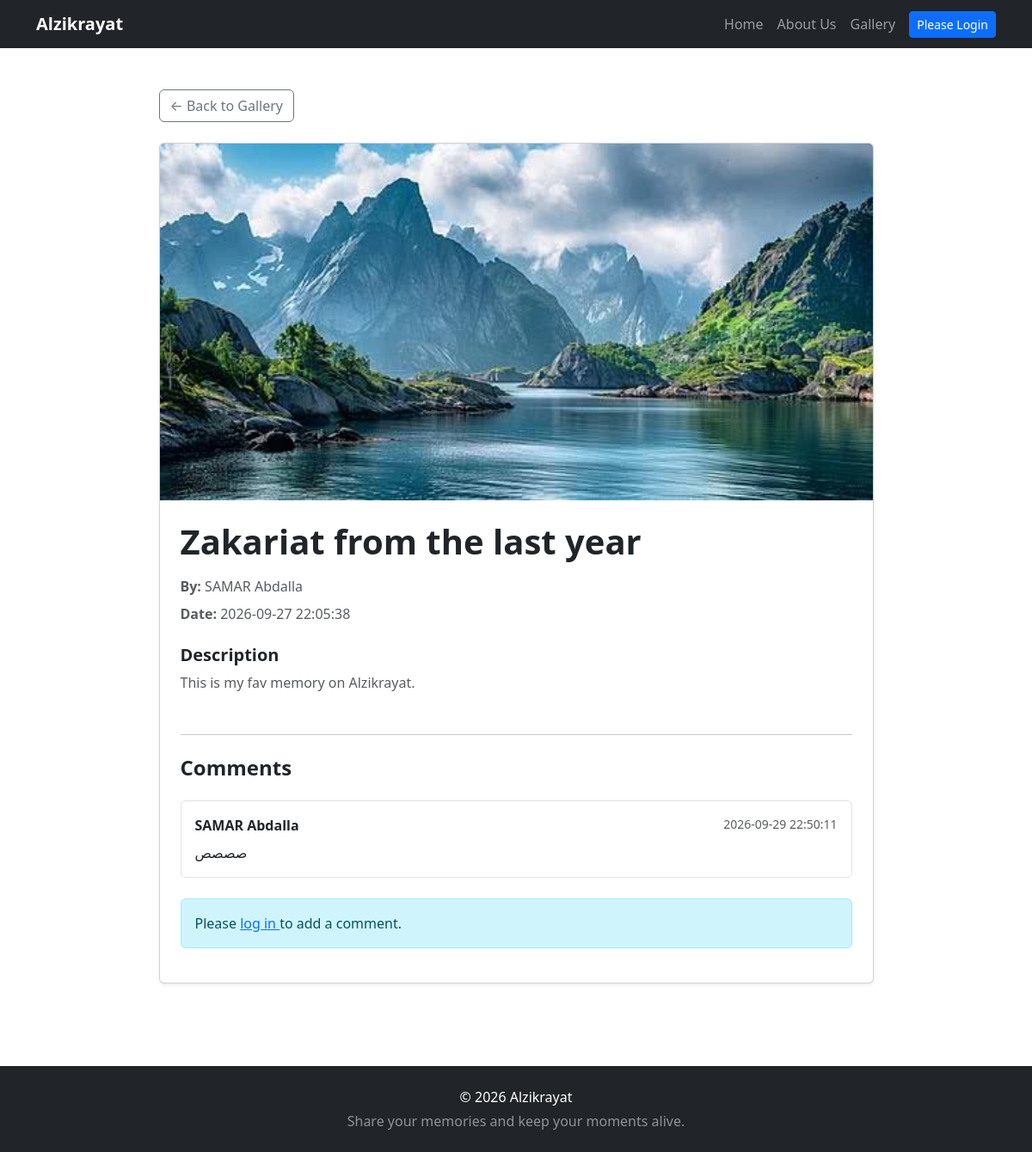
Page /public/photos/2 on the committed database.
### tables this page shows
CREATE TABLE `photos` (
  `id` int(11) NOT NULL,
  `user_id` int(11) NOT NULL,
  `file_name` varchar(255) NOT NULL,
  `title` varchar(200) NOT NULL,
  `description` text DEFAULT NULL,
  `date_time` timestamp NOT NULL DEFAULT current_timestamp()
);

CREATE TABLE `users` (
  `id` int(11) NOT NULL,
  `first_name` varchar(50) NOT NULL,
  `last_name` varchar(50) NOT NULL,
  `email` varchar(100) NOT NULL,
  `password` varchar(255) NOT NULL,
  `location` varchar(100) DEFAULT NULL,
  `description` text DEFAULT NULL,
  `occupation` varchar(100) DEFAULT NULL
);

CREATE TABLE `comments` (
  `id` int(11) NOT NULL,
  `photo_id` int(11) NOT NULL,
  `user_id` int(11) NOT NULL,
  `comment` text NOT NULL,
  `date_time` timestamp NOT NULL DEFAULT current_timestamp()
);

### core/Controller.php (called while the page is built, shortened)
<?php
class Controller
{
    protected function view($viewPath, $data = [])
    {
        $fullPath = __DIR__ . '/../views/' . $viewPath . '.php';
        extract($data);
        require $fullPath;
    }
}

### controllers/PhotoController.php (called while the page is built, shortened)
<?php
require_once __DIR__ . '/../core/Controller.php';
require_once __DIR__ . '/../models/Photo.php';
require_once __DIR__ . '/../models/Comment.php';
class PhotoController extends Controller
{
    private Photo $photoModel;
    private Comment $commentModel;
    public function __construct()
    {
        $this->photoModel = new Photo();
        $this->commentModel = new Comment();
    }
    public function show($id)
{
    $photo = $this->photoModel->getById((int) $id);
    $comments = $this->commentModel->getByPhotoId(
        (int) $id
    );
    $canComment = false;
    $this->view('photos/show', [
        'photo' => $photo,
        'comments' => $comments,
        'canComment' => $canComment
    ]);
}
}

### public/index.php (called while the page is built, shortened)
<?php
require_once __DIR__ . '/../core/Router.php';
require_once __DIR__ . '/../core/Controller.php';
require_once __DIR__ . '/../controllers/PhotoController.php';
$router = new Router();
$router->add(
    'GET',
    '/',
    ['HomeController', 'index']
);
$router->add(
    'GET',
    '/auth',
    ['AuthController', 'showAuth']
);
$router->add(
    'GET',
    '/auth/register',
    ['AuthController', 'showRegister']
);
$router->add(
    'POST',
    '/auth/register',
    ['AuthController', 'register']
);
$router->add(
    'POST',
    '/auth/login',
    ['AuthController', 'login']
);
$router->add(
    'GET',
    '/auth/logout',
    ['AuthController', 'logout']
);
$router->add(
    'GET',
    '/photos',
    ['PhotoController', 'index']
);
$router->add(
    'GET',
    '/photos/create',
    ['PhotoController', 'create']
);
$router->add(
    'POST',
    '/photos/store',
    ['PhotoController', 'store']
);
$router->add(
    'GET',
    '/photos/{id}',
    ['PhotoController', 'show']
);
$router->add(
    'GET',
    '/photos/{id}/edit',
    ['PhotoController', 'edit']
);
$router->add(
    'POST',
    '/photos/{id}/update',
    ['PhotoController', 'update']
);
$router->add(
    'POST',
    '/photos/{id}/delete',
    ['PhotoController', 'delete']
);
$router->add(
    'POST',
    '/photos/{id}/comments',
    ['CommentController', 'store']
);
$requestMethod = $_SERVER['REQUEST_METHOD'];
$requestPath = parse_url(
    $_SERVER['REQUEST_URI'],
    PHP_URL_PATH
);
$basePath = '/alzikrayat/public';
if (strpos($requestPath, $basePath) === 0) {
    $requestPath = substr(
        $requestPath,
        strlen($basePath)
    );
}
$router->dispatch(
    $requestMethod,
    $requestPath
);

### config/database.php (called while the page is built)
<?php
class Database
{
    private $host = "localhost";
    private $databaseName = "alzikrayat";
    private $username = "root";
    private $password = "";
    public function connect()
    {
        try {
            $connection = new PDO(
                "mysql:host={$this->host};dbname={$this->databaseName};charset=utf8mb4",
                $this->username,
                $this->password
            );
            $connection->setAttribute(
                PDO::ATTR_ERRMODE,
                PDO::ERRMODE_EXCEPTION
            );
            return $connection;
        } catch (PDOException $exception) {
            die("Database connection failed: " . $exception->getMessage());
        }
    }
}

### models/Photo.php (called while the page is built, shortened)
<?php
require_once __DIR__ . '/../config/database.php';
class Photo
{
    private PDO $db;
    public function __construct()
    {
        $database = new Database();
        $this->db = $database->connect();
    }
    public function getById(int $id)
    {
        $sql = "
            SELECT
                Photos.id,
                Photos.user_id,
                Photos.file_name,
                Photos.title,
                Photos.description,
                Photos.date_time,
                Users.first_name,
                Users.last_name
            FROM Photos
            INNER JOIN Users
                ON Photos.user_id = Users.id
            WHERE Photos.id = :id
        ";
        $stmt = $this->db->prepare($sql);
        $stmt->execute([
            ':id' => $id
        ]);
        return $stmt->fetch(PDO::FETCH_ASSOC);
    }
}

### models/Comment.php (called while the page is built, shortened)
<?php
require_once __DIR__ . '/../config/database.php';
class Comment
{
    private PDO $db;
    public function __construct()
    {
        $database = new Database();
        $this->db = $database->connect();
    }
    public function getByPhotoId(int $photoId): array
    {
        $sql = "
            SELECT
                Comments.id,
                Comments.photo_id,
                Comments.user_id,
                Comments.comment,
                Comments.date_time,
                Users.first_name,
                Users.last_name
            FROM Comments
            INNER JOIN Users
                ON Comments.user_id = Users.id
            WHERE Comments.photo_id = :photo_id
            ORDER BY Comments.date_time ASC
        ";
        $stmt = $this->db->prepare($sql);
        $stmt->execute([
            ':photo_id' => $photoId
        ]);
        return $stmt->fetchAll(PDO::FETCH_ASSOC);
    }
}

### views/photos/show.php (the view, shortened to what this page needs)
<?php
require __DIR__ . '/../layout/header.php';
?>
<main class="container py-5">
    <div class="row justify-content-center">
        <div class="col-lg-9">
            <a
                href="/alzikrayat/public/photos"
                class="btn btn-outline-secondary mb-4"
            >
                ← Back to Gallery
            </a>
            <div class="card shadow-sm overflow-hidden">
                <img
                    src="/alzikrayat/public/images/uploads/<?= htmlspecialchars(
                        $photo['file_name'],
                        ENT_QUOTES,
                        'UTF-8'
                    ) ?>"
                    class="img-fluid w-100"
                    alt="<?= htmlspecialchars(
                        $photo['title'],
                        ENT_QUOTES,
                        'UTF-8'
                    ) ?>"
                    style="max-height: 650px; object-fit: contain;"
                >
                <div class="card-body p-4">
                    <h1 class="fw-bold mb-3">
                        <?= htmlspecialchars(
                            $photo['title'],
                            ENT_QUOTES,
                            'UTF-8'
                        ) ?>
                    </h1>
                    <p class="text-muted mb-2">
                        <strong>By:</strong>
                        <?= htmlspecialchars(
                            $photo['first_name'] . ' ' . $photo['last_name'],
                            ENT_QUOTES,
                            'UTF-8'
                        ) ?>
                    </p>
                    <p class="text-muted mb-4">
                        <strong>Date:</strong>
                        <?= htmlspecialchars(
                            $photo['date_time'],
                            ENT_QUOTES,
                            'UTF-8'
                        ) ?>
                    </p>
                    <?php if (!empty($photo['description'])): ?>
                        <div class="mb-5">
                            <h2 class="h5 fw-bold">
                                Description
                            </h2>
                            <p class="text-muted">
                                <?= nl2br(
                                    htmlspecialchars(
                                        $photo['description'],
                                        ENT_QUOTES,
                                        'UTF-8'
                                    )
                                ) ?>
                            </p>
                        </div>
                    <?php endif; ?>
                    <hr>
                    <section class="mt-4">
                        <h2 class="h4 fw-bold mb-4">
                            Comments
                        </h2>
                        <?php if (empty($comments)): ?>
                            <div class="alert alert-light border">
                                No comments yet.
                                Be the first to comment!
                            </div>
                        <?php else: ?>
                            <?php foreach ($comments as $comment): ?>
                                <div class="border rounded p-3 mb-3">
                                    <div class="d-flex justify-content-between">
                                        <strong>
                                            <?= htmlspecialchars(
                                                $comment['first_name'] .
                                                ' ' .
                                                $comment['last_name'],
                                                ENT_QUOTES,
                                                'UTF-8'
                                            ) ?>
                                        </strong>
                                        <small class="text-muted">
                                            <?= htmlspecialchars(
                                                $comment['date_time'],
                                                ENT_QUOTES,
                                                'UTF-8'
                                            ) ?>
                                        </small>
                                    </div>
                                    <p class="mb-0 mt-2">
                                        <?= nl2br(
                                            htmlspecialchars(
                                                $comment['comment'],
                                                ENT_QUOTES,
                                                'UTF-8'
                                            )
                                        ) ?>
                                    </p>
                                </div>
                            <?php endforeach; ?>
                        <?php endif; ?>
                        <?php if (!isset($_SESSION['user_id'])): ?>
                            <div class="alert alert-info mt-4">
                                Please
                                <a href="/alzikrayat/public/auth">
                                    log in
                                </a>
                                to add a comment.
                            </div>
                        <?php else: ?>
                            <div class="alert alert-secondary mt-4">
                                You have already commented on this photo.
                            </div>
                        <?php endif; ?>
                    </section>
                </div>
            </div>
        </div>
    </div>
</main>
<?php
require __DIR__ . '/../layout/footer.php';
?>

### core/Router.php (shortened to what this page needs)
<?php
class Router
{
    private $routes = [];
    public function add($method, $routePath, $controllerAction)
    {
        $this->routes[] = [
            'method' => strtoupper($method),
            'path' => $routePath,
            'action' => $controllerAction
        ];
    }
    public function dispatch($requestMethod, $requestPath)
    {
        foreach ($this->routes as $route) {
            if ($route['method'] !== strtoupper($requestMethod)) {
                continue;
            }
            $pattern = preg_replace(
                '/\{([a-zA-Z]+)\}/',
                '([^/]+)',
                $route['path']
            );
            $pattern = '#^' . $pattern . '$#';
            if (preg_match($pattern, $requestPath, $matches)) {
                array_shift($matches);
                $controllerMethod = $route['action'][1];
                $controller = new $controllerClass();
                call_user_func_array(
                    [$controller, $controllerMethod],
                    $matches
                );
                return;
            }
        }
    }
}

### views/layout/header.php (shortened to what this page needs)
<?php
$isLoggedIn = isset($_SESSION['user_id']);
$firstName = $_SESSION['first_name'] ?? '';
?>
<!DOCTYPE html>
<html lang="en">
<head>
    <link
        href="https://cdn.jsdelivr.net/npm/bootstrap@5.3.3/dist/css/bootstrap.min.css"
        rel="stylesheet"
    >
<link
    rel="stylesheet"
    href="/alzikrayat/public/css/style.css"
>
</head>
<body>
<nav class="navbar navbar-expand-lg navbar-dark bg-dark sticky-top">
    <div class="container">
        <a
            class="navbar-brand fw-bold"
            href="/alzikrayat/public/"
        >
            Alzikrayat
        </a>
        <div
            class="collapse navbar-collapse"
            id="mainNavigation"
        >
            <ul class="navbar-nav ms-auto align-items-lg-center">
                <li class="nav-item">
                    <a
                        class="nav-link"
                        href="/alzikrayat/public/"
                    >
                        Home
                    </a>
                </li>
                <li class="nav-item">
                    <a
                        class="nav-link"
                        href="/alzikrayat/public/#about"
                    >
                        About Us
                    </a>
                </li>
<li class="nav-item">
    <a
        class="nav-link"
        href="/alzikrayat/public/photos"
    >
        Gallery
    </a>
</li>
                <?php if ($isLoggedIn): ?>
                    <li class="nav-item">
                        <span class="nav-link">
                            Hi <?= htmlspecialchars(
                                $firstName,
                                ENT_QUOTES,
                                'UTF-8'
                            ) ?>
                        </span>
                    </li>
                    <li class="nav-item ms-lg-2">
                        <a
                            class="btn btn-danger btn-sm"
                            href="/alzikrayat/public/auth/logout"
                        >
                            Logout
                        </a>
                    </li>
                <?php else: ?>
                    <li class="nav-item ms-lg-2">
                        <a
                            class="btn btn-primary btn-sm"
                            href="/alzikrayat/public/auth"
                        >
                            Please Login
                        </a>
                    </li>
                <?php endif; ?>
            </ul>
        </div>
    </div>
</nav>

### views/layout/footer.php (shortened to what this page needs)
<footer class="bg-dark text-white mt-5 py-4">
    <div class="container text-center">
        <p class="mb-1">
            &copy; <?= date('Y') ?> Alzikrayat
        </p>
        <p class="mb-0 text-white-50">
            Share your memories and keep your moments alive.
        </p>
    </div>
</footer>
</body>
</html>

### rows in the picture
photos: file_name (picture), title "Zakariat from the last year", user.last_name "SAMAR Abdalla", date_time "2026-09-27 22:05:38", description "This is my fav memory on Alzikrayat."
comments: user.last_name "SAMAR Abdalla", date_time "2026-09-29 22:50:11", comment "صصصص"
